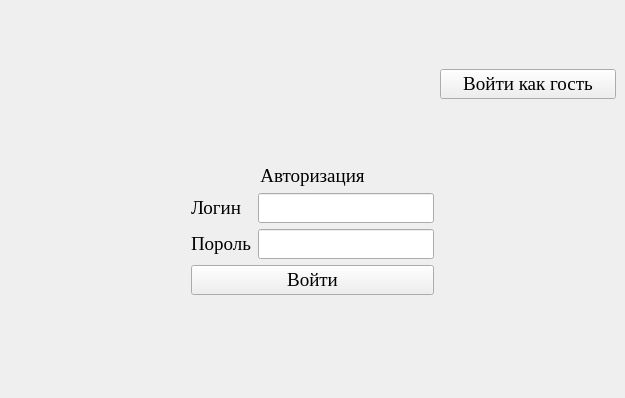
<?xml version="1.0" encoding="UTF-8"?>
<ui version="4.0">
 <class>MainWindow</class>
 <widget class="QMainWindow" name="MainWindow">
  <property name="geometry">
   <rect>
    <x>0</x>
    <y>0</y>
    <width>625</width>
    <height>398</height>
   </rect>
  </property>
  <property name="font">
   <font>
    <family>Times New Roman</family>
    <pointsize>14</pointsize>
   </font>
  </property>
  <property name="windowTitle">
   <string>Авторизация</string>
  </property>
  <property name="windowIcon">
   <iconset>
    <normaloff>../../icon.ico</normaloff>../../icon.ico</iconset>
  </property>
  <widget class="QWidget" name="centralwidget">
   <layout class="QGridLayout" name="gridLayout">
    <item row="3" column="1">
     <widget class="QLabel" name="label_3">
      <property name="text">
       <string>Пороль</string>
      </property>
     </widget>
    </item>
    <item row="3" column="2">
     <widget class="QLineEdit" name="Password"/>
    </item>
    <item row="2" column="1">
     <widget class="QLabel" name="label_2">
      <property name="text">
       <string>Логин</string>
      </property>
     </widget>
    </item>
    <item row="1" column="3">
     <spacer name="horizontalSpacer_2">
      <property name="orientation">
       <enum>Qt::Horizontal</enum>
      </property>
      <property name="sizeHint" stdset="0">
       <size>
        <width>40</width>
        <height>20</height>
       </size>
      </property>
     </spacer>
    </item>
    <item row="5" column="1">
     <spacer name="verticalSpacer_2">
      <property name="orientation">
       <enum>Qt::Vertical</enum>
      </property>
      <property name="sizeHint" stdset="0">
       <size>
        <width>20</width>
        <height>40</height>
       </size>
      </property>
     </spacer>
    </item>
    <item row="1" column="0">
     <spacer name="horizontalSpacer">
      <property name="orientation">
       <enum>Qt::Horizontal</enum>
      </property>
      <property name="sizeHint" stdset="0">
       <size>
        <width>40</width>
        <height>20</height>
       </size>
      </property>
     </spacer>
    </item>
    <item row="4" column="1" colspan="2">
     <widget class="QPushButton" name="Enter">
      <property name="text">
       <string>Войти</string>
      </property>
     </widget>
    </item>
    <item row="1" column="1" colspan="2">
     <widget class="QLabel" name="label">
      <property name="text">
       <string>Авторизация</string>
      </property>
      <property name="alignment">
       <set>Qt::AlignCenter</set>
      </property>
     </widget>
    </item>
    <item row="2" column="2">
     <widget class="QLineEdit" name="Login"/>
    </item>
    <item row="0" column="3">
     <widget class="QPushButton" name="Guest">
      <property name="text">
       <string>Войти как гость</string>
      </property>
     </widget>
    </item>
    <item row="0" column="2">
     <spacer name="verticalSpacer">
      <property name="orientation">
       <enum>Qt::Vertical</enum>
      </property>
      <property name="sizeHint" stdset="0">
       <size>
        <width>20</width>
        <height>40</height>
       </size>
      </property>
     </spacer>
    </item>
    <item row="0" column="0">
     <widget class="QLabel" name="label_4">
      <property name="minimumSize">
       <size>
        <width>150</width>
        <height>150</height>
       </size>
      </property>
      <property name="maximumSize">
       <size>
        <width>150</width>
        <height>150</height>
       </size>
      </property>
      <property name="baseSize">
       <size>
        <width>150</width>
        <height>150</height>
       </size>
      </property>
      <property name="text">
       <string/>
      </property>
      <property name="pixmap">
       <pixmap>../../icon.png</pixmap>
      </property>
      <property name="scaledContents">
       <bool>true</bool>
      </property>
     </widget>
    </item>
   </layout>
  </widget>
 </widget>
 <resources/>
 <connections/>
</ui>
